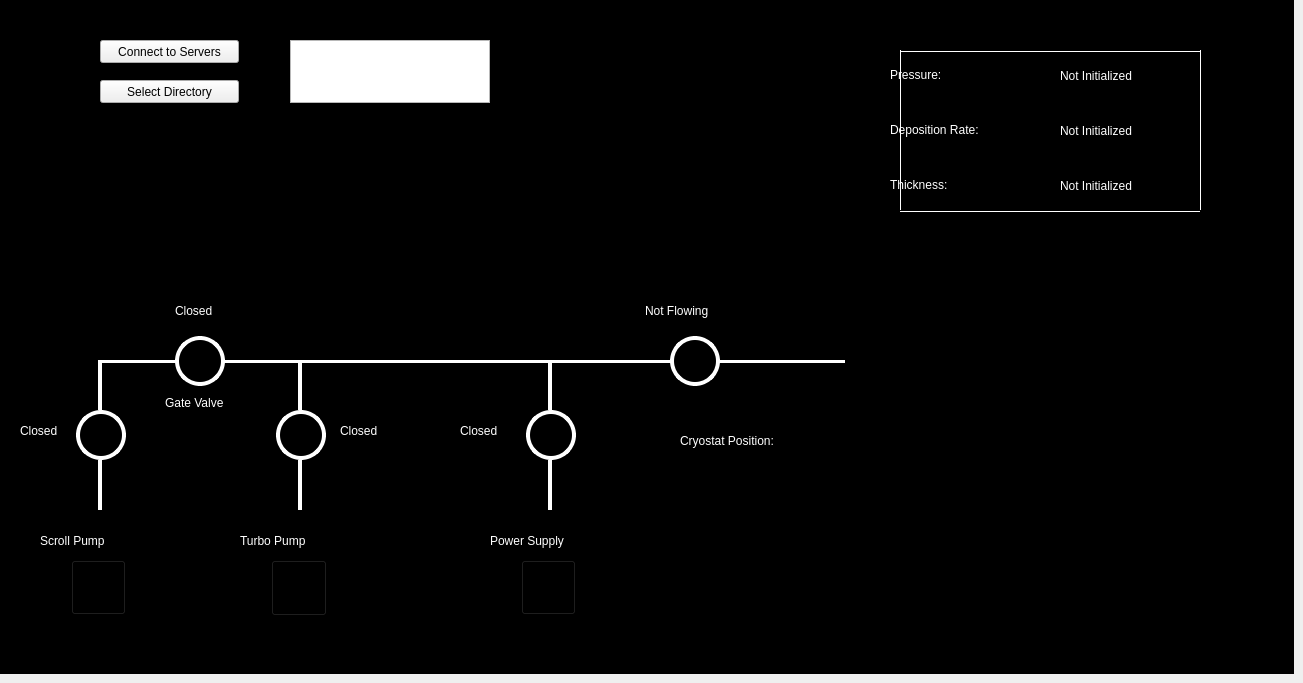
    <widget class="QWidget" name="GraphicalInterface">
     <property name="styleSheet">
      <string notr="true"/>
     </property>
     <attribute name="title">
      <string>Graphical Interface</string>
     </attribute>
     <widget class="QFrame" name="graphBackground">
      <property name="enabled">
       <bool>true</bool>
      </property>
      <property name="geometry">
       <rect>
        <x>0</x>
        <y>0</y>
        <width>1294</width>
        <height>674</height>
       </rect>
      </property>
      <property name="styleSheet">
       <string notr="true">#graphBackground{
background: black
}</string>
      </property>
      <property name="frameShape">
       <enum>QFrame::StyledPanel</enum>
      </property>
      <property name="frameShadow">
       <enum>QFrame::Raised</enum>
      </property>
      <widget class="Line" name="line">
       <property name="geometry">
        <rect>
         <x>90</x>
         <y>460</y>
         <width>20</width>
         <height>50</height>
        </rect>
       </property>
       <property name="styleSheet">
        <string notr="true">#line{
color:white;
}</string>
       </property>
       <property name="frameShadow">
        <enum>QFrame::Plain</enum>
       </property>
       <property name="lineWidth">
        <number>4</number>
       </property>
       <property name="orientation">
        <enum>Qt::Vertical</enum>
       </property>
      </widget>
      <widget class="QLabel" name="scrollPumpLabel">
       <property name="geometry">
        <rect>
         <x>40</x>
         <y>520</y>
         <width>121</width>
         <height>41</height>
        </rect>
       </property>
       <property name="styleSheet">
        <string notr="true">#scrollPumpLabel{
color: white;
font: 16pt &quot;MS Shell Dlg 2&quot;;
}</string>
       </property>
       <property name="text">
        <string>Scroll Pump</string>
       </property>
      </widget>
      <widget class="QPushButton" name="scrollValveButton">
       <property name="geometry">
        <rect>
         <x>76</x>
         <y>410</y>
         <width>50</width>
         <height>50</height>
        </rect>
       </property>
       <property name="styleSheet">
        <string notr="true">#scrollValveButton{
  border-color: rgb(255, 255, 255);
  border-width: 4px;        
  border-style: solid;
  border-radius: 25px;
background: black;
}</string>
       </property>
       <property name="text">
        <string/>
       </property>
      </widget>
      <widget class="Line" name="line_2">
       <property name="geometry">
        <rect>
         <x>90</x>
         <y>360</y>
         <width>20</width>
         <height>50</height>
        </rect>
       </property>
       <property name="styleSheet">
        <string notr="true">#line_2{
color: white
}</string>
       </property>
       <property name="frameShadow">
        <enum>QFrame::Plain</enum>
       </property>
       <property name="lineWidth">
        <number>4</number>
       </property>
       <property name="orientation">
        <enum>Qt::Vertical</enum>
       </property>
      </widget>
      <widget class="QLabel" name="scrollValveStatus">
       <property name="geometry">
        <rect>
         <x>20</x>
         <y>406</y>
         <width>50</width>
         <height>50</height>
        </rect>
       </property>
       <property name="styleSheet">
        <string notr="true">#scrollValveStatus{
color: white;
font: 12pt &quot;MS Shell Dlg 2&quot;;
qproperty-alignment: 'AlignVCenter | AlignRight';
qproperty-wordWrap: true;
}</string>
       </property>
       <property name="text">
        <string>Closed</string>
       </property>
      </widget>
      <widget class="Line" name="line_3">
       <property name="geometry">
        <rect>
         <x>290</x>
         <y>460</y>
         <width>20</width>
         <height>50</height>
        </rect>
       </property>
       <property name="styleSheet">
        <string notr="true">#line_3{
color: white;
}</string>
       </property>
       <property name="frameShadow">
        <enum>QFrame::Plain</enum>
       </property>
       <property name="lineWidth">
        <number>4</number>
       </property>
       <property name="orientation">
        <enum>Qt::Vertical</enum>
       </property>
      </widget>
      <widget class="Line" name="line_4">
       <property name="geometry">
        <rect>
         <x>290</x>
         <y>360</y>
         <width>20</width>
         <height>50</height>
        </rect>
       </property>
       <property name="styleSheet">
        <string notr="true">#line_4{
color: white
}</string>
       </property>
       <property name="frameShadow">
        <enum>QFrame::Plain</enum>
       </property>
       <property name="lineWidth">
        <number>4</number>
       </property>
       <property name="orientation">
        <enum>Qt::Vertical</enum>
       </property>
      </widget>
      <widget class="QPushButton" name="turboValveButton">
       <property name="geometry">
        <rect>
         <x>276</x>
         <y>410</y>
         <width>50</width>
         <height>50</height>
        </rect>
       </property>
       <property name="styleSheet">
        <string notr="true">#turboValveButton{
  border-color: rgb(255, 255, 255);
  border-width: 4px;        
  border-style: solid;
  border-radius: 25px;
 background: black;
}</string>
       </property>
       <property name="text">
        <string/>
       </property>
      </widget>
      <widget class="QLabel" name="turboValveStatus">
       <property name="geometry">
        <rect>
         <x>340</x>
         <y>406</y>
         <width>50</width>
         <height>50</height>
        </rect>
       </property>
       <property name="styleSheet">
        <string notr="true">#turboValveStatus{
color: white;
font: 12pt &quot;MS Shell Dlg 2&quot;;
qproperty-alignment: 'AlignVCenter | AlignRight';
qproperty-wordWrap: true;
}</string>
       </property>
       <property name="text">
        <string>Closed</string>
       </property>
      </widget>
      <widget class="QLabel" name="turboPumpLabel">
       <property name="geometry">
        <rect>
         <x>240</x>
         <y>520</y>
         <width>121</width>
         <height>41</height>
        </rect>
       </property>
       <property name="styleSheet">
        <string notr="true">#turboPumpLabel{
color: white;
font: 16pt &quot;MS Shell Dlg 2&quot;;
}</string>
       </property>
       <property name="text">
        <string>Turbo Pump</string>
       </property>
      </widget>
      <widget class="Line" name="line_5">
       <property name="geometry">
        <rect>
         <x>100</x>
         <y>360</y>
         <width>75</width>
         <height>3</height>
        </rect>
       </property>
       <property name="styleSheet">
        <string notr="true">#line_5{
color: white
}</string>
       </property>
       <property name="frameShadow">
        <enum>QFrame::Plain</enum>
       </property>
       <property name="lineWidth">
        <number>4</number>
       </property>
       <property name="orientation">
        <enum>Qt::Horizontal</enum>
       </property>
      </widget>
      <widget class="Line" name="line_6">
       <property name="geometry">
        <rect>
         <x>225</x>
         <y>360</y>
         <width>75</width>
         <height>3</height>
        </rect>
       </property>
       <property name="styleSheet">
        <string notr="true">#line_6{
color: white
}</string>
       </property>
       <property name="frameShadow">
        <enum>QFrame::Plain</enum>
       </property>
       <property name="lineWidth">
        <number>4</number>
       </property>
       <property name="orientation">
        <enum>Qt::Horizontal</enum>
       </property>
      </widget>
      <widget class="QPushButton" name="gateValveButton">
       <property name="geometry">
        <rect>
         <x>175</x>
         <y>336</y>
         <width>50</width>
         <height>50</height>
        </rect>
       </property>
       <property name="styleSheet">
        <string notr="true">#gateValveButton{
  border-color: rgb(255, 255, 255);
  border-width: 4px;        
  border-style: solid;
  border-radius: 25px;
background: black;
}</string>
       </property>
       <property name="text">
        <string/>
       </property>
      </widget>
      <widget class="QLabel" name="gateValveStatus">
       <property name="geometry">
        <rect>
         <x>175</x>
         <y>286</y>
         <width>50</width>
         <height>50</height>
        </rect>
       </property>
       <property name="styleSheet">
        <string notr="true">#gateValveStatus{
color: white;
font: 12pt &quot;MS Shell Dlg 2&quot;;

qproperty-alignment: 'AlignVCenter | AlignHCenter';
qproperty-wordWrap: true;
}</string>
       </property>
       <property name="text">
        <string>Closed</string>
       </property>
      </widget>
      <widget class="QLabel" name="gateValveLabel">
       <property name="geometry">
        <rect>
         <x>165</x>
         <y>378</y>
         <width>100</width>
         <height>50</height>
        </rect>
       </property>
       <property name="styleSheet">
        <string notr="true">#gateValveLabel{
color: white;
font: 12pt &quot;MS Shell Dlg 2&quot;;
}</string>
       </property>
       <property name="text">
        <string>Gate Valve</string>
       </property>
      </widget>
      <widget class="Line" name="line_7">
       <property name="geometry">
        <rect>
         <x>300</x>
         <y>360</y>
         <width>250</width>
         <height>3</height>
        </rect>
       </property>
       <property name="styleSheet">
        <string notr="true">#line_7{
color: white
}</string>
       </property>
       <property name="frameShadow">
        <enum>QFrame::Plain</enum>
       </property>
       <property name="lineWidth">
        <number>4</number>
       </property>
       <property name="orientation">
        <enum>Qt::Horizontal</enum>
       </property>
      </widget>
      <widget class="Line" name="line_8">
       <property name="geometry">
        <rect>
         <x>540</x>
         <y>460</y>
         <width>20</width>
         <height>50</height>
        </rect>
       </property>
       <property name="styleSheet">
        <string notr="true">#line_8{
color: white;
}</string>
       </property>
       <property name="frameShadow">
        <enum>QFrame::Plain</enum>
       </property>
       <property name="lineWidth">
        <number>4</number>
       </property>
       <property name="orientation">
        <enum>Qt::Vertical</enum>
       </property>
      </widget>
      <widget class="Line" name="line_9">
       <property name="geometry">
        <rect>
         <x>540</x>
         <y>360</y>
         <width>20</width>
         <height>50</height>
        </rect>
       </property>
       <property name="styleSheet">
        <string notr="true">#line_9{
color: white
}</string>
       </property>
       <property name="frameShadow">
        <enum>QFrame::Plain</enum>
       </property>
       <property name="lineWidth">
        <number>4</number>
       </property>
       <property name="orientation">
        <enum>Qt::Vertical</enum>
       </property>
      </widget>
      <widget class="QPushButton" name="boatShutterButton">
       <property name="geometry">
        <rect>
         <x>526</x>
         <y>410</y>
         <width>50</width>
         <height>50</height>
        </rect>
       </property>
       <property name="styleSheet">
        <string notr="true">#boatShutterButton{
  border-color: rgb(255, 255, 255);
  border-width: 4px;        
  border-style: solid;
  border-radius: 25px;
 background: black;
}</string>
       </property>
       <property name="text">
        <string/>
       </property>
      </widget>
      <widget class="QLabel" name="boatShutterStatus">
       <property name="geometry">
        <rect>
         <x>460</x>
         <y>406</y>
         <width>50</width>
         <height>50</height>
        </rect>
       </property>
       <property name="styleSheet">
        <string notr="true">#boatShutterStatus{
color: white;
font: 12pt &quot;MS Shell Dlg 2&quot;;
qproperty-alignment: 'AlignVCenter | AlignRight';
qproperty-wordWrap: true;
}</string>
       </property>
       <property name="text">
        <string>Closed</string>
       </property>
      </widget>
      <widget class="QLabel" name="powerSupplyLabel">
       <property name="geometry">
        <rect>
         <x>490</x>
         <y>520</y>
         <width>140</width>
         <height>41</height>
        </rect>
       </property>
       <property name="styleSheet">
        <string notr="true">#powerSupplyLabel{
color: white;
font: 16pt &quot;MS Shell Dlg 2&quot;;
}</string>
       </property>
       <property name="text">
        <string>Power Supply</string>
       </property>
      </widget>
      <widget class="QLabel" name="pressureStatus">
       <property name="geometry">
        <rect>
         <x>1060</x>
         <y>50</y>
         <width>100</width>
         <height>51</height>
        </rect>
       </property>
       <property name="styleSheet">
        <string notr="true">#pressureStatus{
color: white;
font: 12pt &quot;MS Shell Dlg 2&quot;;
qproperty-alignment: 'AlignVCenter | AlignRight';
qproperty-wordWrap: true;
}</string>
       </property>
       <property name="text">
        <string>Not Initialized</string>
       </property>
      </widget>
      <widget class="QLabel" name="pressureLabel">
       <property name="geometry">
        <rect>
         <x>890</x>
         <y>50</y>
         <width>150</width>
         <height>50</height>
        </rect>
       </property>
       <property name="styleSheet">
        <string notr="true">#pressureLabel{
color: white;
font: 12pt &quot;MS Shell Dlg 2&quot;;
qproperty-alignment: 'AlignVCenter | AlignRight';
qproperty-wordWrap: true;
}</string>
       </property>
       <property name="text">
        <string>Pressure:</string>
       </property>
      </widget>
      <widget class="QPushButton" name="powerSupplyButton">
       <property name="geometry">
        <rect>
         <x>521</x>
         <y>560</y>
         <width>55</width>
         <height>55</height>
        </rect>
       </property>
       <property name="styleSheet">
        <string notr="true">#powerSupplyButton{

image:url(:/OnOff/Off2.png);

  background: black;
}</string>
       </property>
       <property name="text">
        <string/>
       </property>
      </widget>
      <widget class="QPushButton" name="turboPumpButton">
       <property name="geometry">
        <rect>
         <x>271</x>
         <y>560</y>
         <width>56</width>
         <height>56</height>
        </rect>
       </property>
       <property name="styleSheet">
        <string notr="true">#turboPumpButton{
image:url(:/OnOff/Off2.png);
background: black;
}</string>
       </property>
       <property name="text">
        <string/>
       </property>
      </widget>
      <widget class="QPushButton" name="scrollPumpButton">
       <property name="geometry">
        <rect>
         <x>71</x>
         <y>560</y>
         <width>55</width>
         <height>55</height>
        </rect>
       </property>
       <property name="styleSheet">
        <string notr="true">#scrollPumpButton{
image:url(:/OnOff/Off2.png);
background: black;
}</string>
       </property>
       <property name="text">
        <string/>
       </property>
      </widget>
      <widget class="QLabel" name="cryoAngleLabel">
       <property name="geometry">
        <rect>
         <x>680</x>
         <y>420</y>
         <width>171</width>
         <height>41</height>
        </rect>
       </property>
       <property name="styleSheet">
        <string notr="true">#cryoAngleLabel{
color: white;
font: 16pt &quot;MS Shell Dlg 2&quot;;
}</string>
       </property>
       <property name="text">
        <string>Cryostat Position:</string>
       </property>
      </widget>
      <widget class="Line" name="line_10">
       <property name="geometry">
        <rect>
         <x>550</x>
         <y>360</y>
         <width>125</width>
         <height>3</height>
        </rect>
       </property>
       <property name="styleSheet">
        <string notr="true">#line_10{
color: white
}</string>
       </property>
       <property name="frameShadow">
        <enum>QFrame::Plain</enum>
       </property>
       <property name="lineWidth">
        <number>4</number>
       </property>
       <property name="orientation">
        <enum>Qt::Horizontal</enum>
       </property>
      </widget>
      <widget class="QLabel" name="rateLabel">
       <property name="geometry">
        <rect>
         <x>890</x>
         <y>105</y>
         <width>150</width>
         <height>50</height>
        </rect>
       </property>
       <property name="styleSheet">
        <string notr="true">#rateLabel{
color: white;
font: 12pt &quot;MS Shell Dlg 2&quot;;
qproperty-alignment: 'AlignVCenter | AlignRight';
qproperty-wordWrap: true;
}</string>
       </property>
       <property name="text">
        <string>Deposition Rate:</string>
       </property>
      </widget>
      <widget class="QLabel" name="thicknessLabel">
       <property name="geometry">
        <rect>
         <x>890</x>
         <y>160</y>
         <width>150</width>
         <height>50</height>
        </rect>
       </property>
       <property name="styleSheet">
        <string notr="true">#thicknessLabel{
color: white;
font: 12pt &quot;MS Shell Dlg 2&quot;;
qproperty-alignment: 'AlignVCenter | AlignRight';
qproperty-wordWrap: true;
}</string>
       </property>
       <property name="text">
        <string>Thickness:</string>
       </property>
      </widget>
      <widget class="QPushButton" name="heliumFlowButton">
       <property name="enabled">
        <bool>true</bool>
       </property>
       <property name="geometry">
        <rect>
         <x>670</x>
         <y>336</y>
         <width>50</width>
         <height>50</height>
        </rect>
       </property>
       <property name="styleSheet">
        <string notr="true">#heliumFlowButton{
  border-color: rgb(255, 255, 255);
  border-width: 4px;        
  border-style: solid;
  border-radius: 25px;
 background: black;
}</string>
       </property>
       <property name="text">
        <string/>
       </property>
      </widget>
      <widget class="Line" name="line_11">
       <property name="geometry">
        <rect>
         <x>720</x>
         <y>360</y>
         <width>125</width>
         <height>3</height>
        </rect>
       </property>
       <property name="styleSheet">
        <string notr="true">#line_11{
color: white
}</string>
       </property>
       <property name="frameShadow">
        <enum>QFrame::Plain</enum>
       </property>
       <property name="lineWidth">
        <number>4</number>
       </property>
       <property name="orientation">
        <enum>Qt::Horizontal</enum>
       </property>
      </widget>
      <widget class="QLabel" name="heliumFlowStatus">
       <property name="geometry">
        <rect>
         <x>645</x>
         <y>286</y>
         <width>100</width>
         <height>50</height>
        </rect>
       </property>
       <property name="styleSheet">
        <string notr="true">#heliumFlowStatus{
color: white;
font: 12pt &quot;MS Shell Dlg 2&quot;;
qproperty-alignment: 'AlignVCenter | AlignHCenter';
qproperty-wordWrap: true;
}</string>
       </property>
       <property name="text">
        <string>Not Flowing</string>
       </property>
      </widget>
      <widget class="QPushButton" name="pushChooseDir">
       <property name="geometry">
        <rect>
         <x>100</x>
         <y>80</y>
         <width>139</width>
         <height>23</height>
        </rect>
       </property>
       <property name="text">
        <string>Select Directory</string>
       </property>
      </widget>
      <widget class="QPushButton" name="pushConnect">
       <property name="geometry">
        <rect>
         <x>100</x>
         <y>40</y>
         <width>139</width>
         <height>23</height>
        </rect>
       </property>
       <property name="text">
        <string>Connect to Servers</string>
       </property>
      </widget>
      <widget class="Line" name="line_12">
       <property name="geometry">
        <rect>
         <x>900</x>
         <y>50</y>
         <width>300</width>
         <height>3</height>
        </rect>
       </property>
       <property name="styleSheet">
        <string notr="true">#line_12{
color: white
}</string>
       </property>
       <property name="frameShadow">
        <enum>QFrame::Plain</enum>
       </property>
       <property name="lineWidth">
        <number>1</number>
       </property>
       <property name="orientation">
        <enum>Qt::Horizontal</enum>
       </property>
      </widget>
      <widget class="Line" name="line_13">
       <property name="geometry">
        <rect>
         <x>900</x>
         <y>210</y>
         <width>300</width>
         <height>3</height>
        </rect>
       </property>
       <property name="styleSheet">
        <string notr="true">#line_13{
color: white
}</string>
       </property>
       <property name="frameShadow">
        <enum>QFrame::Plain</enum>
       </property>
       <property name="lineWidth">
        <number>1</number>
       </property>
       <property name="orientation">
        <enum>Qt::Horizontal</enum>
       </property>
      </widget>
      <widget class="Line" name="line_14">
       <property name="geometry">
        <rect>
         <x>900</x>
         <y>50</y>
         <width>1</width>
         <height>160</height>
        </rect>
       </property>
       <property name="styleSheet">
        <string notr="true">#line_14{
color: white;
}</string>
       </property>
       <property name="frameShadow">
        <enum>QFrame::Plain</enum>
       </property>
       <property name="lineWidth">
        <number>1</number>
       </property>
       <property name="orientation">
        <enum>Qt::Vertical</enum>
       </property>
      </widget>
      <widget class="Line" name="line_15">
       <property name="geometry">
        <rect>
         <x>1200</x>
         <y>50</y>
         <width>1</width>
         <height>160</height>
        </rect>
       </property>
       <property name="styleSheet">
        <string notr="true">#line_15{
color: white;
}</string>
       </property>
       <property name="frameShadow">
        <enum>QFrame::Plain</enum>
       </property>
       <property name="lineWidth">
        <number>1</number>
       </property>
       <property name="orientation">
        <enum>Qt::Vertical</enum>
       </property>
      </widget>
      <widget class="QLabel" name="rateStatus">
       <property name="geometry">
        <rect>
         <x>1060</x>
         <y>105</y>
         <width>100</width>
         <height>51</height>
        </rect>
       </property>
       <property name="styleSheet">
        <string notr="true">#rateStatus{
color: white;
font: 12pt &quot;MS Shell Dlg 2&quot;;
qproperty-alignment: 'AlignVCenter | AlignRight';
qproperty-wordWrap: true;
}</string>
       </property>
       <property name="text">
        <string>Not Initialized</string>
       </property>
      </widget>
      <widget class="QLabel" name="thicknessStatus">
       <property name="geometry">
        <rect>
         <x>1060</x>
         <y>160</y>
         <width>100</width>
         <height>51</height>
        </rect>
       </property>
       <property name="styleSheet">
        <string notr="true">#thicknessStatus{
color: white;
font: 12pt &quot;MS Shell Dlg 2&quot;;
qproperty-alignment: 'AlignVCenter | AlignRight';
qproperty-wordWrap: true;
}</string>
       </property>
       <property name="text">
        <string>Not Initialized</string>
       </property>
      </widget>
      <widget class="dataVaultFileSelectWidget" name="dvFileSelect" native="true">
       <property name="geometry">
        <rect>
         <x>530</x>
         <y>40</y>
         <width>256</width>
         <height>207</height>
        </rect>
       </property>
      </widget>
      <widget class="QTextEdit" name="textEdit">
       <property name="geometry">
        <rect>
         <x>290</x>
         <y>40</y>
         <width>200</width>
         <height>63</height>
        </rect>
       </property>
      </widget>
     </widget>
    </widget>
